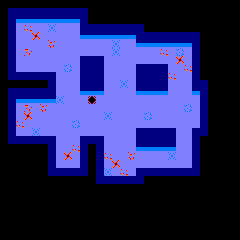

A 2D game scene composited from a Tiled map and its tileset images. What follows is a short description and the map's XML, with every tile layer's data as written:
An orthogonal 30x30 tile map with 8x8 px tiles, 1 tile layer (Tile Layer 1).

<map version="1.2" tiledversion="1.2.0" orientation="orthogonal" renderorder="right-down" width="30" height="30" tilewidth="8" tileheight="8" infinite="0" nextlayerid="2" nextobjectid="1">
 <tileset firstgid="1" source="../Tileset.tsx" />
 <layer id="1" name="Tile Layer 1" width="30" height="30">
  <data encoding="csv">
30,30,30,30,30,30,30,30,30,30,30,30,30,30,30,30,30,30,30,30,30,30,30,30,30,30,30,30,30,30,
30,15,15,15,15,15,15,15,15,15,15,30,30,30,30,30,30,30,30,30,30,30,30,30,30,30,30,30,30,30,
30,15,4,4,4,4,4,4,4,4,15,30,30,30,30,30,30,30,30,30,30,30,30,30,30,30,30,30,30,30,
30,15,17,21,17,17,24,17,17,17,15,15,15,15,15,15,15,15,30,30,30,30,30,30,30,30,30,30,30,30,
30,15,17,17,18,17,17,17,17,17,4,4,4,4,4,4,4,15,15,15,15,15,15,15,15,30,30,30,30,30,
30,15,17,17,17,17,19,17,17,17,17,17,17,17,24,17,17,4,4,4,4,4,4,4,15,30,30,30,30,30,
30,15,17,20,17,17,17,17,17,17,17,17,17,17,24,17,17,17,17,17,21,17,23,17,15,30,30,30,30,30,
30,15,17,17,17,17,17,17,17,17,15,15,15,17,17,17,17,17,17,17,17,17,18,17,15,30,30,30,30,30,
30,15,17,17,17,17,17,17,23,17,15,15,15,17,17,17,17,15,15,15,15,17,17,21,15,30,30,30,30,30,
30,15,15,15,15,15,15,17,17,17,15,15,15,17,17,17,17,15,15,15,15,21,17,17,15,30,30,30,30,30,
30,30,30,30,30,30,15,17,17,17,15,15,15,17,17,24,17,15,15,15,15,17,17,17,15,15,30,30,30,30,
30,15,15,15,15,15,15,17,17,17,4,4,4,17,17,17,17,4,4,4,4,17,17,17,4,15,30,30,30,30,
30,15,4,4,4,4,4,24,17,17,17,31,17,17,17,17,17,17,17,17,17,17,17,17,17,15,30,30,30,30,
30,15,17,20,17,19,17,17,17,17,17,17,17,17,17,17,17,17,17,17,17,17,17,23,17,15,30,30,30,30,
30,15,17,18,17,17,17,17,17,17,17,17,17,24,17,17,17,17,23,17,17,17,17,17,17,15,30,30,30,30,
30,15,21,17,17,17,17,17,17,23,17,17,17,17,17,17,17,17,17,17,17,17,17,17,17,15,30,30,30,30,
30,15,17,17,24,17,17,17,17,17,17,17,17,17,17,17,17,15,15,15,15,15,17,17,15,15,30,30,30,30,
30,15,15,15,15,15,15,17,17,17,15,15,15,17,17,17,17,15,15,15,15,15,17,17,15,30,30,30,30,30,
30,30,30,30,30,30,15,17,17,21,15,30,15,17,17,17,17,4,4,4,4,4,17,17,15,30,30,30,30,30,
30,30,30,30,30,30,15,17,18,17,15,30,15,21,17,17,19,17,17,17,17,24,17,17,15,30,30,30,30,30,
30,30,30,30,30,30,15,17,17,17,15,30,15,17,18,17,17,17,17,17,17,17,17,17,15,30,30,30,30,30,
30,30,30,30,30,30,15,15,15,15,15,30,15,24,17,21,17,15,15,15,15,15,15,15,15,30,30,30,30,30,
30,30,30,30,30,30,30,30,30,30,30,30,15,15,15,15,15,15,30,30,30,30,30,30,30,30,30,30,30,30,
30,30,30,30,30,30,30,30,30,30,30,30,30,30,30,30,30,30,30,30,30,30,30,30,30,30,30,30,30,30,
30,30,30,30,30,30,30,30,30,30,30,30,30,30,30,30,30,30,30,30,30,30,30,30,30,30,30,30,30,30,
30,30,30,30,30,30,30,30,30,30,30,30,30,30,30,30,30,30,30,30,30,30,30,30,30,30,30,30,30,30,
30,30,30,30,30,30,30,30,30,30,30,30,30,30,30,30,30,30,30,30,30,30,30,30,30,30,30,30,30,30,
30,30,30,30,30,30,30,30,30,30,30,30,30,30,30,30,30,30,30,30,30,30,30,30,30,30,30,30,30,30,
30,30,30,30,30,30,30,30,30,30,30,30,30,30,30,30,30,30,30,30,30,30,30,30,30,30,30,30,30,30,
30,30,30,30,30,30,30,30,30,30,30,30,30,30,30,30,30,30,30,30,30,30,30,30,30,30,30,30,30,30
</data>
 </layer>
</map>
